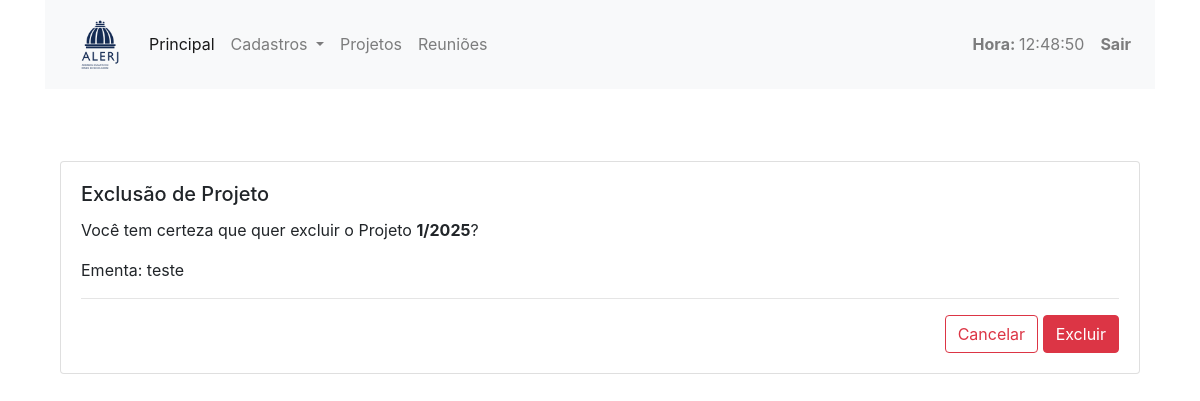
Page /cadastro/projetoexcluir/1 (signed in) on the committed database.
### cadastro/models.py (models this page shows, shortened)
class Projeto(models.Model):
    PERGUNTA_CHOICES = (
        ("S", "Sim"),
        ("N", "Não"),
    )
    ano = models.IntegerField(null=False, blank=False)
    numero = models.IntegerField(null=False, blank=False)
    ementa = models.CharField(max_length=2000)
    autor = models.ForeignKey(Deputado, on_delete=models.PROTECT, related_name='autor_projeto', default=None)
    relator = models.ForeignKey(Deputado, on_delete=models.PROTECT, related_name='relator_projeto', default=None, blank=True, null=True)
    observacao = models.CharField(max_length=2000, default=None, null=True)
    tem_parecer = models.BooleanField(default=False, null=True)
    reuniao = models.IntegerField(default=None, null=True)
    esta_na_comissao = models.CharField(choices=PERGUNTA_CHOICES, max_length=1, default="N", null=True)
    parecer_notes = models.CharField(choices=PERGUNTA_CHOICES, max_length=1, default="N", null=True)
    numero_lei = models.CharField(max_length=50, blank=None, null=True)
    data_atualizacao = models.DateTimeField('Data Atualização', default=timezone.now)
    class Meta:
        ordering = ['-ano', '-numero']
        unique_together = ('ano', 'numero',)

### cadastro/views.py (the view)
# urls.py: path('projetoexcluir/<int:pk>', ProjetoDeleteView.as_view(), name='projeto_excluir'),  # EXCLUI
class ProjetoDeleteView(LoginRequiredMixin, DeleteView):
    template_name = "cadastro/projeto/projeto_excluir.html"
    model = Projeto
    fields = '__all__'
    context_object_name = 'projeto'
    success_url = reverse_lazy("lista_projetos")

### cadastro/templatetags/tempo_atual.py (called while the page is built)
@register.simple_tag
def tempo_atual():
    return datetime.datetime.now().strftime('%H:%M:%S')

### cadastro/templates/cadastro/projeto/projeto_excluir.html (shortened to what this page needs)
{% extends "cadastro/_layouts/base.html" %}
{% load widget_tweaks %}
{% block conteudo %}
  <div class="container mt-5">
    <div class="card">
      <div class="card-body">
        <h5 class="card-title">Exclusão de Projeto</h5>
        <p class="card-text">
          Você tem certeza que quer excluir o Projeto
          <b>{{ projeto.numero }}/{{ projeto.ano }}</b>?
        </p>
        <p class="card-text">
          Ementa: {{ projeto.ementa }}
        </p>
        <form method="post">
          <hr />
          <div class="text-right">
            <a href="{% url 'lista_projetos' %}" class="btn btn-outline-danger">Cancelar</a>
            <button class="btn btn-danger">Excluir</button>
          </div>
        </form>
      </div>
    </div>
  </div>
{% endblock %}

### rows in the picture
Projeto: numero "1", ano "2025", ementa "teste"
